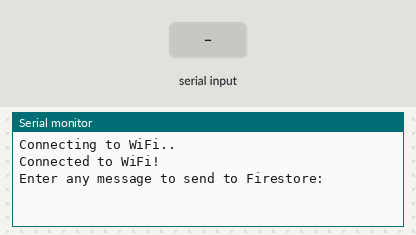
A sketch run on a simulated ESP32. On the bench: the last lines printed to the serial monitor. The test bench sets the inputs (shaded band). WiFi joins after 1.5 s; servers stay silent unless stated; uploads are accepted with an empty reply.

Above: at 4.2 s.
4.3 s: "1\n" received over Serial
At 5.1 s:
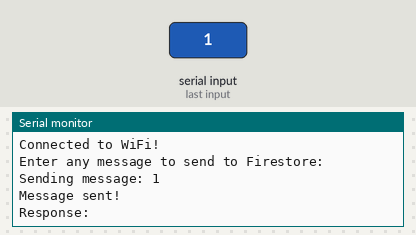
6.0 s: "0\n" received over Serial
At 6.16 s:
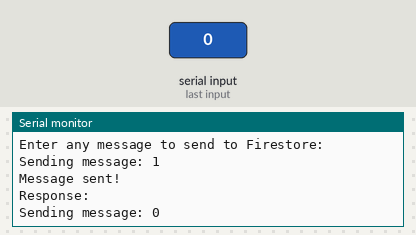
7.5 s: "2\n" received over Serial
At 8.7 s:
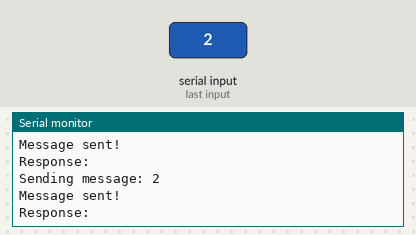

The sketch:

firebase_starter_code.ino
```cpp
#include <WiFi.h>
#include <HTTPClient.h>
#include <ArduinoJson.h>

// WiFi credentials
#define WIFI_SSID ""
#define WIFI_PASSWORD ""
#define FIREBASE_PROJECT_ID ""

// Firebase Project API Key and Firestore URL
#define API_KEY ""
#define FIREBASE_URL "https://firestore.googleapis.com/v1/projects/" FIREBASE_PROJECT_ID "/databases/(default)/documents/esp32/doc1"

void setup() {
    Serial.begin(115200);
    delay(1000);

    // Connect to WiFi
    WiFi.begin(WIFI_SSID, WIFI_PASSWORD);
    Serial.print("Connecting to WiFi");
    while (WiFi.status() != WL_CONNECTED) {
        Serial.print(".");
        delay(1000);
    }
    Serial.println("\nConnected to WiFi!");

    Serial.println("Enter any message to send to Firestore:");
}

void loop() {
    if (Serial.available()) {
        String input = Serial.readStringUntil('\n');
        input.trim();  // Remove extra whitespace

        if (input.length() > 0) {
            Serial.println("Sending message: " + input);
            pushData(input);
        }
    }
}

void pushData(String message) {
    if (WiFi.status() == WL_CONNECTED) {
        HTTPClient http;
        String url = String(FIREBASE_URL) + "?key=" + String(API_KEY);
        http.begin(url);
        http.addHeader("Content-Type", "application/json");

        StaticJsonDocument<200> jsonDoc;
        jsonDoc["fields"]["message"]["stringValue"] = message;

        String requestBody;
        serializeJson(jsonDoc, requestBody);

        int httpResponseCode = http.PATCH(requestBody);

        if (httpResponseCode > 0) {
            Serial.println("Message sent!");
            Serial.println("Response: " + http.getString());
        } else {
            Serial.println("Failed to send. Error: " + http.errorToString(httpResponseCode));
        }

        http.end();
    } else {
        Serial.println("WiFi not connected!");
    }
}
```

Measured:
- after the input at 4.3 s, the serial monitor: prints a new line at once (image 1)
- after the input at 6.0 s, the serial monitor: prints a new line at once (image 2)
- after the input at 7.5 s, the serial monitor: prints a new line at once (image 3)
